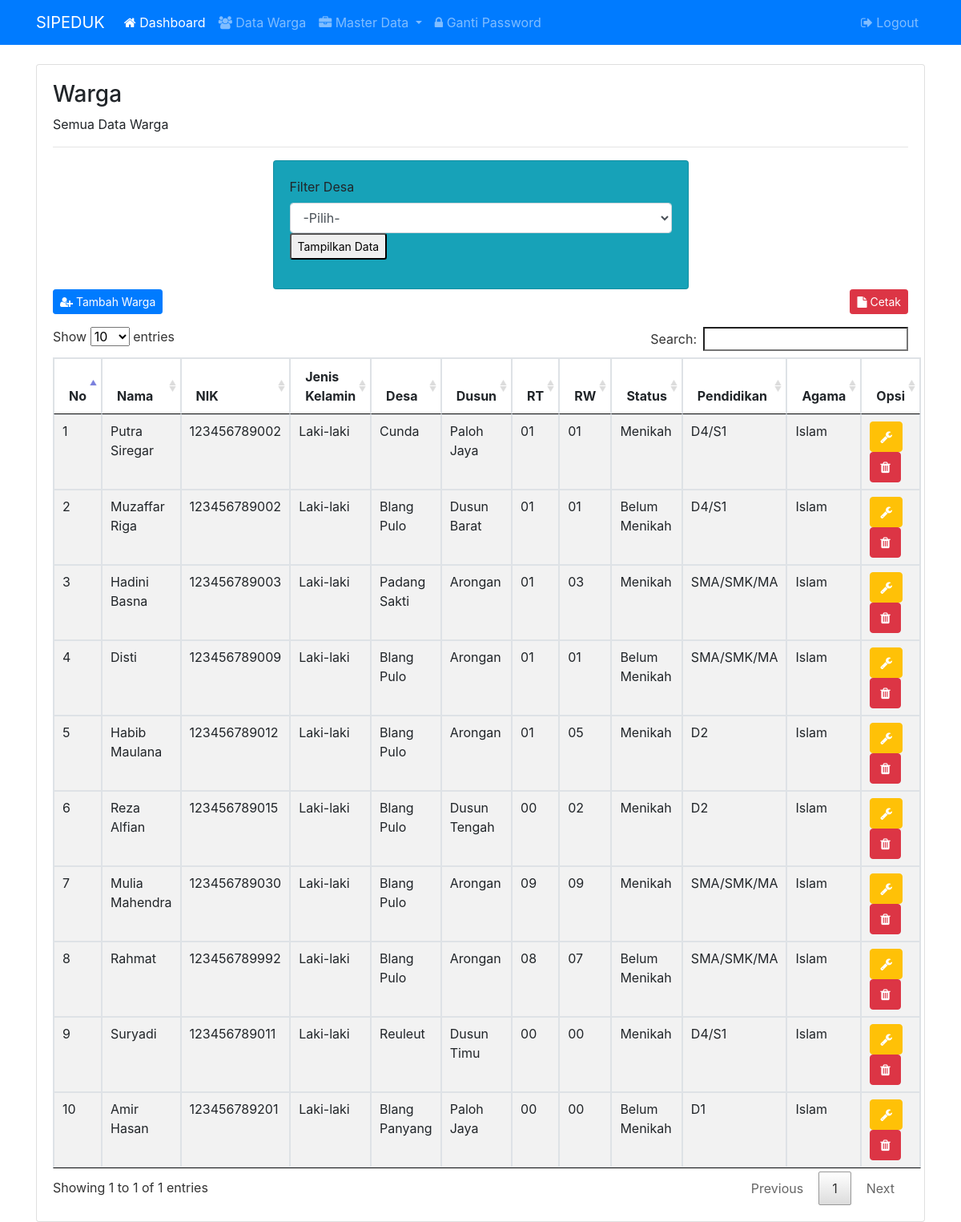
Screenshot of /admin/warga.php (signed in) with the database file from the repository.
### tables this page shows
CREATE TABLE `warga` (
  `warga_id` int(11) NOT NULL,
  `warga_nama` varchar(50) NOT NULL,
  `warga_ktp` varchar(12) NOT NULL,
  `warga_jk` enum('Laki-laki','Perempuan') NOT NULL,
  `warga_desa` varchar(11) NOT NULL,
  `warga_dusun` varchar(11) NOT NULL,
  `warga_rt` varchar(2) NOT NULL,
  `warga_rw` varchar(2) NOT NULL,
  `warga_status` enum('Menikah','Belum Menikah') NOT NULL,
  `warga_pendidikan` enum('Tidak Sekolah','SD/MI','SMP/MTs','SMA/SMK/MA','D1','D2','D3','D4/S1','S2','S3') NOT NULL,
  `warga_agama` enum('Islam','Protestan','Katholik','Hindu','Budha','Konghucu','Aliran Kepercayaan') NOT NULL
);

CREATE TABLE `desa` (
  `desa_id` int(11) NOT NULL,
  `desa_nama` varchar(50) NOT NULL
);

CREATE TABLE `dusun` (
  `dusun_id` int(11) NOT NULL,
  `dusun_nama` varchar(50) NOT NULL
);

### admin/warga.php (the view, shortened to what this page needs)
<?php
include 'header.php';
?>
<div class="container">
  <div class="card">
    <div class="card-body">
        <h3>Warga</h3>
        <p class="tetx-muted">Semua Data Warga</p>
        <hr>
        <div class="row">
        	<div class="col-md-6 mx-auto">
        		<div class="card bg-info ">
        			<div class="card-body">
        				<form action="warga_filter.php" method="GET">
        	<div class="form-group">
				<label>Filter Desa</label>
				<select name="desa" class="form-control" required="required">
					<option value=""> -Pilih- </option>
				</select>
				<input type="submit" name="submit" value="Tampilkan Data" class="btn-btn-secondary btn-sm">
			</div>
        </form>
        			</div>
        		</div>
        	</div>
        </div>
		<a href="warga_tambah.php" class="btn btn-primary btn-sm mb-3"><i class="fa fa-user-plus"></i> Tambah Warga</a>
			<a href="warga_cetak.php" class="btn btn-danger btn-sm mb-3 float-right text-white" target="_blank"><i class="fa fa-file"></i> Cetak</a>
		<table class="table table-bordered table-hover table-striped tabelku">
			<thead>
				<tr>
				<th>No</th>
				<th>Nama</th>
				<th>NIK</th>
				<th>Jenis Kelamin</th>
				<th>Desa</th>
				<th>Dusun</th>
				<th>RT</th>
				<th>RW</th>
				<th>Status</th>
				<th>Pendidikan</th>
				<th>Agama</th>
				<th>Opsi</th>
			</tr>
			</thead>
			<tbody>
			<?php
			$no=1;
			$warga=mysqli_query($koneksi,"SELECT * FROM warga,desa,dusun WHERE warga_desa=desa_id AND warga_dusun=dusun_id ORDER BY warga_id ASC");
			while($w=mysqli_fetch_array($warga)){ ?>
				<tr>
				<td><?php echo $no++; ?> </td>
				<td><?php echo $w['warga_nama']; ?></td>
				<td><?php echo $w['warga_ktp']; ?></td>
				<td><?php echo $w['warga_jk']; ?></td>
				<td><?php echo $w['desa_nama']; ?></td>
				<td><?php echo $w['dusun_nama']; ?></td>
				<td><?php echo $w['warga_rt']; ?></td>
				<td><?php echo $w['warga_rw']; ?></td>
				<td><?php echo $w['warga_status']; ?></td>
				<td><?php echo $w['warga_pendidikan']; ?></td>
				<td><?php echo $w['warga_agama']; ?> </td>
				<td>
					<a href="warga_edit.php?id=<?php echo $w['warga_id']; ?>" class="btn btn-warning text-white"><i class="fa fa-wrench"></i></a>
					<a href="warga_hapus.php?id=<?php echo $w['warga_id']; ?>" class="btn btn-danger text-white"><i class="fa fa-trash"></i></a>
				</td>
				</tr>
			</tbody>
			<?php
			}
			?>
		</table>
    </div>
  </div>
</div>
<?php
include 'footer.php';
?>

### admin/header.php (shortened to what this page needs)
<!DOCTYPE html>
<html>
<head>
  <link rel="stylesheet" type="text/css" href="../assets/fontawesome/css/all.css">
  <link rel="stylesheet" type="text/css" href="../assets/css/bootstrap.css">
  <link rel="stylesheet" type="text/css" href="../assets/datatables.css">
  <link rel="stylesheet" type="text/css" href="https://stackpath.bootstrapcdn.com/font-awesome/4.7.0/css/font-awesome.min.css">
  <link rel="stylesheet" href="https://stackpath.bootstrapcdn.com/bootstrap/4.4.1/css/bootstrap.min.css">
  <link rel="stylesheet" type="text/css" href="../assets/datatables.min.css"/>
</head>
<body>
  <nav class="navbar navbar-expand-lg navbar-dark bg-primary mb-4">
    <div class="container">
       <a class="navbar-brand" href="#">SIPEDUK</a>
    <div class="collapse navbar-collapse" id="navbarSupportedContent">
      <ul class="navbar-nav mr-auto">
        <li class="nav-item active">
          <a class="nav-link" href="index.php"><i class="fa fa-home"></i> Dashboard<span class="sr-only">(current)</span></a>
        </li>
        <li class="nav-item">
          <a class="nav-link" href="warga.php"><i class="fa fa-users"></i> Data Warga</a>
        </li>
        <li class="nav-item dropdown">
          <a class="nav-link dropdown-toggle" href="#" id="navbarDropdown" role="button" data-toggle="dropdown" aria-haspopup="true" aria-expanded="false"><i class="fa fa-briefcase"></i>
            Master Data
          </a>
        </li>
                <li class="nav-item">
          <a class="nav-link" href="ganti.php"><i class="fa fa-lock"></i> Ganti Password</a>
        </li>
      </ul>
      <ul class="navbar-nav ml-auto">
        <li class="nav-item">
          <a class="nav-link" href="logout.php"><i class="fa fa-sign-out"></i> Logout</a>
        </li>
      </ul>
    </div>
    </div>
  </nav>

### admin/footer.php (shortened to what this page needs)
</body>
</html>

### assets/datatables.css (style rules this page uses)
table.dataTable { width: 100%; margin: 0 auto; clear: both; border-collapse: separate; border-spacing: 0; }
table.dataTable thead th, table.dataTable tfoot th { font-weight: bold; }
table.dataTable thead th, table.dataTable thead td { padding: 10px 18px; border-bottom: 1px solid #111; }
table.dataTable thead .sorting, table.dataTable thead .sorting_asc, table.dataTable thead .sorting_desc, table.dataTable thead .sorting_asc_disabled, table.dataTable thead .sorting_desc_disabled { cursor: pointer; *cursor: hand; background-repeat: no-repeat; background-position: center right; }
table.dataTable thead .sorting { background-image: url("DataTables-1.10.20/images/sort_both.png"); }
table.dataTable thead .sorting_asc { background-image: url("DataTables-1.10.20/images/sort_asc.png"); }
table.dataTable tbody tr { background-color: #ffffff; }
table.dataTable tbody th, table.dataTable tbody td { padding: 8px 10px; }
table.dataTable.no-footer { border-bottom: 1px solid #111; }
table.dataTable, table.dataTable th, table.dataTable td { box-sizing: content-box; }

### rows the page displays
warga: warga_nama "Putra Siregar", warga_ktp "123456789002", warga_jk "Laki-laki", desa.desa_nama "Cunda", dusun.dusun_nama "Paloh Jaya", warga_rt "01", warga_rw "01", warga_status "Menikah", warga_pendidikan "D4/S1", warga_agama "Islam"
warga: warga_nama "Muzaffar Riga", warga_ktp "123456789002", warga_jk "Laki-laki", desa.desa_nama "Blang Pulo", dusun.dusun_nama "Dusun Barat", warga_rt "01", warga_rw "01", warga_status "Belum Menikah", warga_pendidikan "D4/S1", warga_agama "Islam"
warga: warga_nama "Hadini Basna", warga_ktp "123456789003", warga_jk "Laki-laki", desa.desa_nama "Padang Sakti", dusun.dusun_nama "Arongan", warga_rt "01", warga_rw "03", warga_status "Menikah", warga_pendidikan "SMA/SMK/MA", warga_agama "Islam"
warga: warga_nama "Disti", warga_ktp "123456789009", warga_jk "Laki-laki", desa.desa_nama "Blang Pulo", dusun.dusun_nama "Arongan", warga_rt "01", warga_rw "01", warga_status "Belum Menikah", warga_pendidikan "SMA/SMK/MA", warga_agama "Islam"
warga: warga_nama "Habib Maulana", warga_ktp "123456789012", warga_jk "Laki-laki", desa.desa_nama "Blang Pulo", dusun.dusun_nama "Arongan", warga_rt "01", warga_rw "05", warga_status "Menikah", warga_pendidikan "D2", warga_agama "Islam"
warga: warga_nama "Reza Alfian", warga_ktp "123456789015", warga_jk "Laki-laki", desa.desa_nama "Blang Pulo", dusun.dusun_nama "Dusun Tengah", warga_rt "00", warga_rw "02", warga_status "Menikah", warga_pendidikan "D2", warga_agama "Islam"
warga: warga_nama "Mulia Mahendra", warga_ktp "123456789030", warga_jk "Laki-laki", desa.desa_nama "Blang Pulo", dusun.dusun_nama "Arongan", warga_rt "09", warga_rw "09", warga_status "Menikah", warga_pendidikan "SMA/SMK/MA", warga_agama "Islam"
warga: warga_nama "Rahmat", warga_ktp "123456789992", warga_jk "Laki-laki", desa.desa_nama "Blang Pulo", dusun.dusun_nama "Arongan", warga_rt "08", warga_rw "07", warga_status "Belum Menikah", warga_pendidikan "SMA/SMK/MA", warga_agama "Islam"
warga: warga_nama "Suryadi", warga_ktp "123456789011", warga_jk "Laki-laki", desa.desa_nama "Reuleut", dusun.dusun_nama "Dusun Timu", warga_rt "00", warga_rw "00", warga_status "Menikah", warga_pendidikan "D4/S1", warga_agama "Islam"
warga: warga_nama "Amir Hasan", warga_ktp "123456789201", warga_jk "Laki-laki", desa.desa_nama "Blang Panyang", dusun.dusun_nama "Paloh Jaya", warga_rt "00", warga_rw "00", warga_status "Belum Menikah", warga_pendidikan "D1", warga_agama "Islam"
